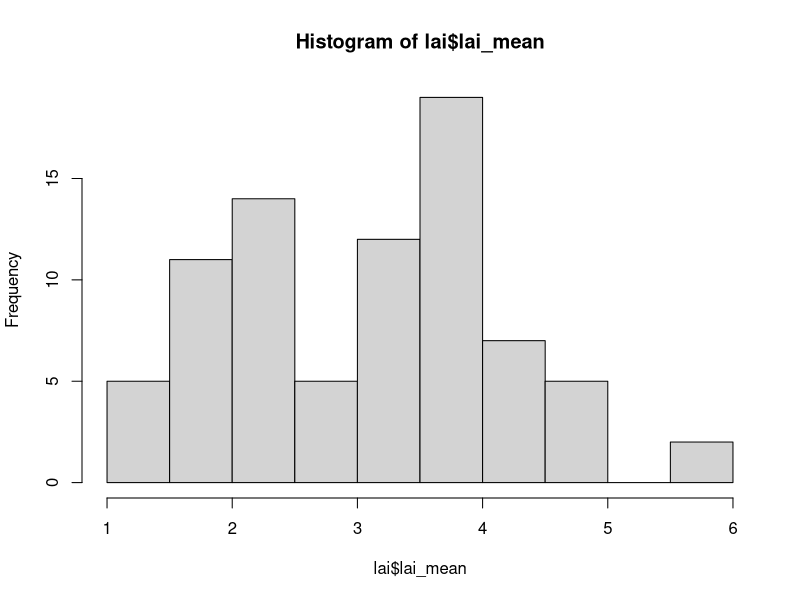

The R source for this figure: (Note: this script raises an error after producing the figure.)
# analysis of springlake 2019 data

## libraries
library(tidyr)
library(dplyr)
library(emmeans)

## plot information
plot_info = read.csv("../data/springlake/springlake_layout_2019.csv")

## lai
lai_raw = read.csv("../data/springlake/lai/clean/lai_mean_SLK0719.csv")
lai_raw = rename(lai_raw, 'plot' = 'Plot')
lai = left_join(lai_raw, plot_info)
lai$plantingfac = as.factor(lai$planting)
lai = subset(lai, variety != 'UNICA' & variety != 'TACNA')

hist(lai$lai_mean)

lai_lm = lm(lai_mean ~ variety * plantingfac, data = lai)
anova(lai_lm)
emmeans(lai_lm, ~ plantingfac) ## planting date 2 > 1
cld(emmeans(lai_lm, ~ variety, at = list(plantingfac = '1'))) ## Atlantic and Burbank highest
cld(emmeans(lai_lm, ~ variety, at = list(plantingfac = '2'))) ## Atlantic is high
cld(emmeans(lai_lm, ~ variety))
cld(emmeans(lai_lm, ~ variety * plantingfac))

## sla
sla_raw = read.csv('../data/springlake/sla/sla_2019_07_09.csv')
sla_raw$plot_element1 = sapply(strsplit(as.character(sla_raw$sample), 'p'), "[[", 2)
sla_raw$plot = as.numeric(sapply(strsplit(as.character(sla_raw$plot_element1), 'r'), "[[", 1))
sla = left_join(sla_raw, plot_info)
sla$plantingfac = as.factor(sla$planting)
sla = subset(sla, variety != 'UNICA' & variety != 'TACNA')

hist(sla$sla)

sla_lm = lm(sla ~ variety * plantingfac, data = sla)
anova(sla_lm)
cld(emmeans(sla_lm, ~variety)) ## pretty similar
cld(emmeans(sla_lm, ~plantingfac)) ## higher SLA in early planting date
